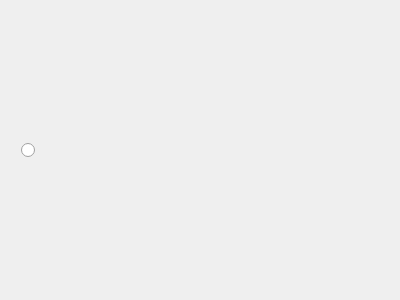
<?xml version="1.0" encoding="UTF-8"?>
<ui version="4.0">
 <class>Form</class>
 <widget class="QWidget" name="Form">
  <property name="geometry">
   <rect>
    <x>0</x>
    <y>0</y>
    <width>400</width>
    <height>300</height>
   </rect>
  </property>
  <property name="windowTitle">
   <string>Form</string>
  </property>
  <layout class="QGridLayout" name="gridLayout">
   <item row="0" column="0">
    <widget class="QRadioButton" name="textEdit">
     <property name="font">
      <font>
       <pointsize>9</pointsize>
       <weight>75</weight>
       <bold>true</bold>
      </font>
     </property>
     <property name="styleSheet">
      <string notr="true">QRadioButton
{
color: rgb(255, 255, 255);
border-radius: 10px;
text-align: left;
padding: 10px;
}

QRadioButton:hover
{
color: rgb(255, 255, 255);
border-radius: 10px;
text-align: left;
padding: 10px;
background-color: rgb(36, 42, 59);
}

QRadioButton:checked
{
color: rgb(255, 255, 255);
border-radius: 10px;
text-align: left;
padding: 10px;
background-color: rgb(47, 55, 77);
}

QRadioButton::indicator::unchecked {
border-image: url(:/icons/images/stop.ico);
}

QRadioButton::indicator::checked {
border-image: url(:/icons/images/checkbox.ico);
}
</string>
     </property>
     <property name="text">
      <string/>
     </property>
    </widget>
   </item>
  </layout>
 </widget>
 <resources>
  <include location="resource.qrc"/>
 </resources>
 <connections/>
</ui>
